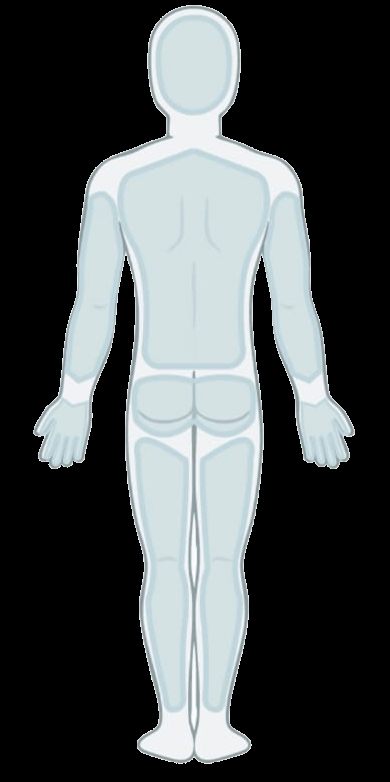
#> input picture Flutter/assets/images/body_back.png, 390 x 782 px
$ python -i ood_probe.py   (imports and definitions only)
#> lines starting #> are read from the running program, lines starting #| are printed output that depends on the picture
"""
Empirical test: can a feature-space outlier detector flag the failing normal-skin
image WITHOUT any normal training data?

Builds the disease feature distribution from existing train/ images (b3_feature_extractor,
global-average-pooled 1536-vec), measures in-distribution spread on val/ disease images,
then checks where the failing normal image falls. If the normal image is a clear outlier
on any signal, a no-retrain gate is viable; if it sits inside the disease distribution,
it is not.

Mirrors score_cam.py preprocessing exactly (downsample <=1280, resize 300x300 linear,
[0,255], EfficientNet rescales internally).
"""
import os, sys, glob, random
import numpy as np
import cv2
from ai_edge_litert.interpreter import Interpreter

ROOT = os.path.dirname(os.path.abspath(__file__))
MODELS = os.path.join(ROOT, "Flutter", "assets", "models")
DATA = os.path.join(ROOT, "New_Augmented_Dataset")
CLASSES = ["acne", "eczema", "tinea"]
B3_W = B3_H = 300
MAX_W = 1280
N_TRAIN = 150   # per class, build reference stats
N_VAL = 40      # per class, in-distribution spread
SEED = 0

# [4 lines not run here, left out]

def _run(interp, x):
    i, o = interp.get_input_details()[0], interp.get_output_details()[0]
    interp.set_tensor(i["index"], x.astype(np.float32)); interp.invoke()
    return interp.get_tensor(o["index"])[0]

def load_rgb(path):
    bgr = cv2.imread(path)
    if bgr is None: return None
    img = cv2.cvtColor(bgr, cv2.COLOR_BGR2RGB)
    if img.shape[1] > MAX_W:
        h = int(img.shape[0] * MAX_W / img.shape[1])
        img = cv2.resize(img, (MAX_W, h), interpolation=cv2.INTER_LINEAR)
    return img

def gap_features(path):
    img = load_rgb(path)
    if img is None: return None
    x = cv2.resize(img, (B3_W, B3_H), interpolation=cv2.INTER_LINEAR).astype(np.float32)
    f = _run(FEAT, x[np.newaxis])           # (10,10,1536)
    return f.reshape(-1, f.shape[-1]).mean(axis=0)   # GAP -> (1536,)

def b3_probs(path):
    img = load_rgb(path)
    x = cv2.resize(img, (B3_W, B3_H), interpolation=cv2.INTER_LINEAR).astype(np.float32)
    return _run(B3, x[np.newaxis])

def sample(cls, split, n):
    files = []
    for ext in ("*.jpg","*.jpeg","*.png","*.JPG","*.PNG"):
        files += glob.glob(os.path.join(DATA, split, cls, ext))
    random.shuffle(files)
    return files[:n]

def extract_many(file_lists, tag):
    feats, total = [], sum(len(f) for f in file_lists)
    done = 0
    for cls, files in zip(CLASSES, file_lists):
        cf = []
        for fp in files:
            v = gap_features(fp)
            if v is not None: cf.append(v)
            done += 1
            if done % 50 == 0: print(f"  [{tag}] {done}/{total}", flush=True)
        feats.append(np.array(cf, np.float32))
    return feats

# [1 line not run here, left out]
train_files = [sample(c, "train", N_TRAIN) for c in CLASSES]
train_feats = extract_many(train_files, "train")     # list of (n,1536)

# [1 line not run here, left out]
val_files = [sample(c, "val", N_VAL) for c in CLASSES]
val_feats = extract_many(val_files, "val")

all_train = np.concatenate(train_feats, 0)
mu = all_train.mean(0); sd = all_train.std(0) + 1e-6     # standardization
class_means = [cf.mean(0) for cf in train_feats]          # raw per-class means
class_means_std = [(m - mu) / sd for m in class_means]    # standardized
train_std = (all_train - mu) / sd                          # for kNN

def min_maha(v):     # diagonal Mahalanobis (shared var) -> nearest class, normalized by sqrt(D)
    vs = (v - mu) / sd
    d = [np.sqrt(np.mean((vs - cms) ** 2)) for cms in class_means_std]
    return min(d), int(np.argmin(d))

def min_knn_cos(v, k=5):   # 1 - max cosine sim to training features (mean of top-k)
    vs = (v - mu) / sd
    vn = vs / (np.linalg.norm(vs) + 1e-9)
    tn = train_std / (np.linalg.norm(train_std, axis=1, keepdims=True) + 1e-9)
    sims = tn @ vn
    topk = np.sort(sims)[::-1][:k]
    return 1.0 - float(topk.mean())

def feat_norm(v): return float(np.linalg.norm(v))

# In-distribution distributions
val_all = np.concatenate(val_feats, 0)
val_maha = np.array([min_maha(v)[0] for v in val_all])
val_knn  = np.array([min_knn_cos(v) for v in val_all])
val_norm = np.array([feat_norm(v) for v in val_all])

def pct_rank(dist, x): return float((dist < x).mean() * 100)

# [5 lines not run here, left out]

# The failing normal image
norm_path = os.path.join(ROOT, "normal_test.jpg")
nv = gap_features(norm_path)
# [1 line that did not run here, left out]
# [1 line that did not run here, left out]

# [7 lines not run here, left out]
sep = []
# [8 lines not run here, left out]

>>> result = gap_features('../Flutter/assets/images/body_back.png')
#> call 2 of gap_features, with path = '../Flutter/assets/images/body_back.png'
#> call 3 of load_rgb, with path = '../Flutter/assets/images/body_back.png'
#> in load_rgb, bgr is the input picture: shape (782, 390, 3); mean B, G, R 81.4, 80.4, 75.6
#> in gap_features (call 2), `x = cv2.resize(img, (B3_W, B3_H), interpolation=cv2.INTER_LINEAR).asty..`:
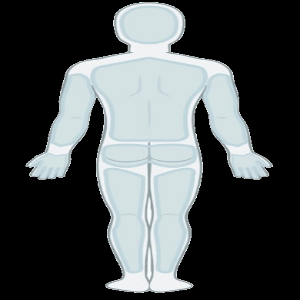
#> x: shape (300, 300, 3) float32; mean R, G, B 75.6, 80.3, 81.3
#> (the run stopped early here; a loop or call above may not have finished)
